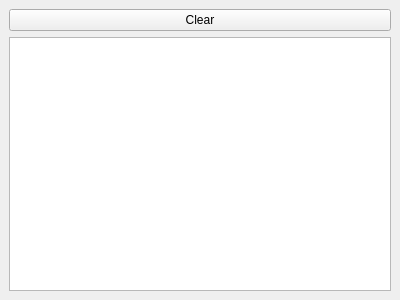
<?xml version="1.0" encoding="UTF-8"?>
<ui version="4.0">
 <class>Console</class>
 <widget class="QDockWidget" name="Console">
  <property name="geometry">
   <rect>
    <x>0</x>
    <y>0</y>
    <width>400</width>
    <height>300</height>
   </rect>
  </property>
  <property name="windowTitle">
   <string>Console</string>
  </property>
  <widget class="QWidget" name="dockWidgetContents">
   <layout class="QVBoxLayout" name="verticalLayout">
    <item>
     <layout class="QHBoxLayout" name="layout_console_buttons">
      <item>
       <widget class="QPushButton" name="button_clear">
        <property name="text">
         <string>Clear</string>
        </property>
       </widget>
      </item>
     </layout>
    </item>
    <item>
     <widget class="QPlainTextEdit" name="console_text">
      <property name="readOnly">
       <bool>true</bool>
      </property>
     </widget>
    </item>
   </layout>
  </widget>
 </widget>
 <layoutdefault spacing="6" margin="9"/>
 <resources/>
 <connections/>
</ui>
